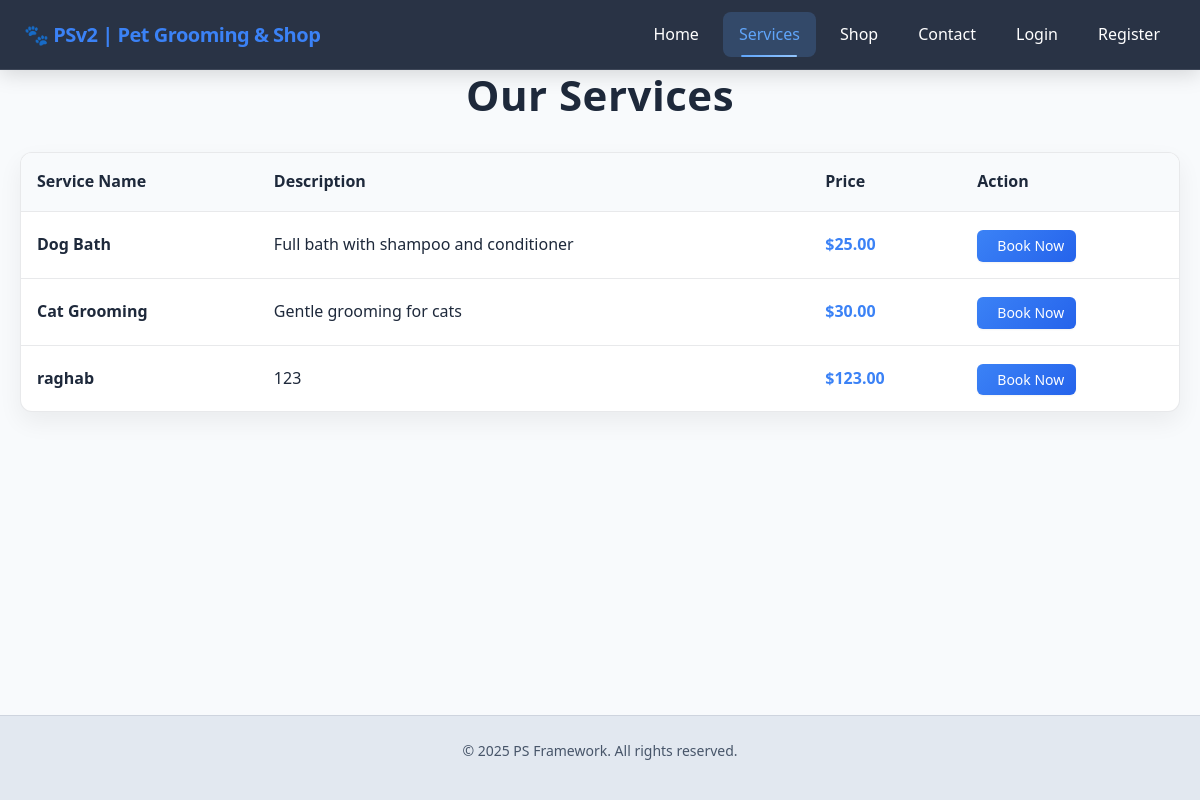
Page /services on the earlier database version.
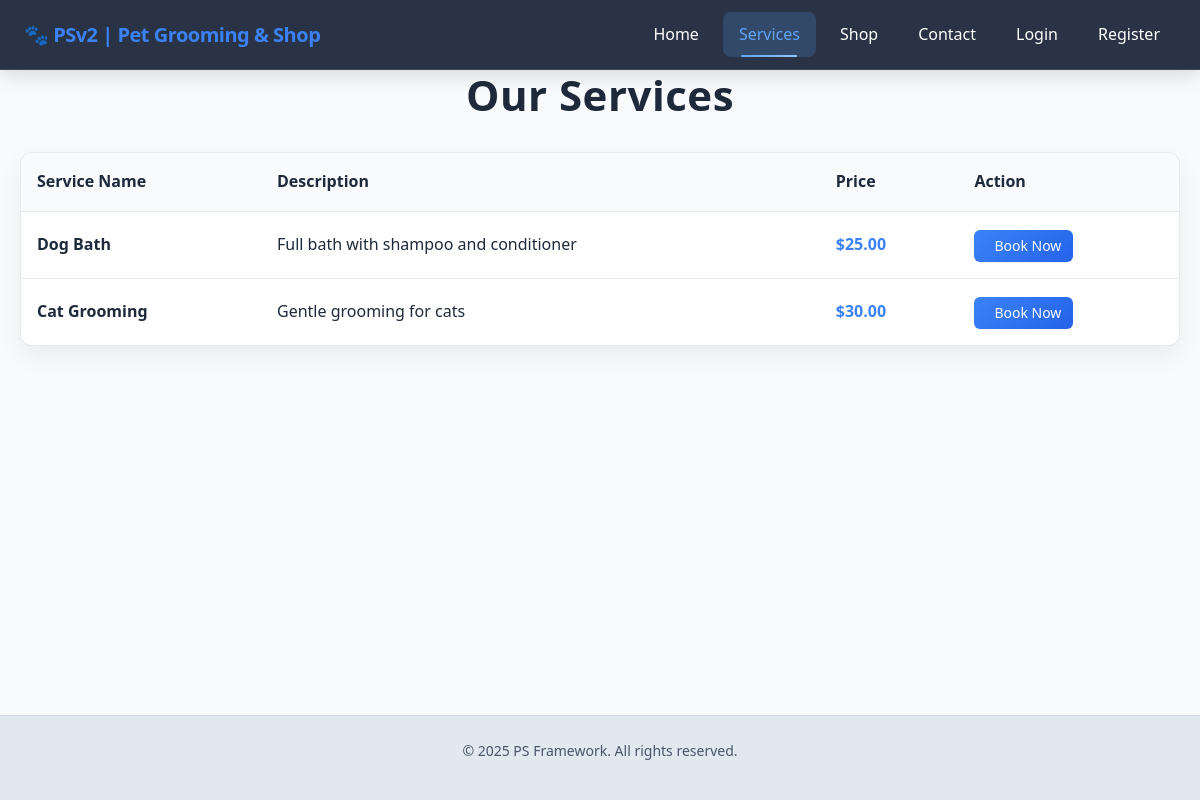
Same page on the later database version.
### app/models.py (models this page shows, shortened)
class Service(db.Model):
    id = db.Column(db.Integer, primary_key=True)
    name = db.Column(db.String(100), nullable=False)
    description = db.Column(db.Text)
    price = db.Column(db.Float)

### app/routes/services.py (the view)
@services_bp.route('/services')
def services_list():
    services = Service.query.all()
    return render_template('services.html', services=services)

### app/templates/services.html (shortened to what this page needs)
{% extends "base.html" %}
{% block content %}
<div class="page-header">
    <h1 class="page-title">Our Services</h1>
</div>
{% if services %}
    <div class="services-table">
        <table>
            <thead>
                <tr>
                    <th>Service Name</th>
                    <th>Description</th>
                    <th>Price</th>
                    <th>Action</th>
                </tr>
            </thead>
            <tbody>
                {% for service in services %}
                <tr>
                    <td><strong>{{ service.name }}</strong></td>
                    <td>
                        {% if service.description %}
                            {{ service.description }}
                        {% else %}
                            <em class="text-muted">No description available</em>
                        {% endif %}
                    </td>
                    <td class="price">
                        {% if service.price %}
                            ${{ "%.2f"|format(service.price) }}
                        {% else %}
                            <em class="text-muted">Contact for pricing</em>
                        {% endif %}
                    </td>
                    <td>
                        {% if current_user.is_authenticated and current_user.role == 'admin' %}
                            <span class="text-muted"><em>Admin account</em></span>
                        {% else %}
                            <a href="{{ url_for('bookings.new_booking', service_id=service.id) }}"
                               class="btn btn-primary btn-sm">
                                 Book Now
                            </a>
                        {% endif %}
                    </td>
                </tr>
                {% endfor %}
            </tbody>
        </table>
    </div>
{% else %}
    <div class="empty-state">
        <h2>No services available yet.</h2>
        <p>We're working on adding our service offerings. Please check back soon!</p>
    </div>
{% endif %}
{% endblock %}

Differences in the rows shown:
removed Service: name "raghab", description "123", price "123.00"
